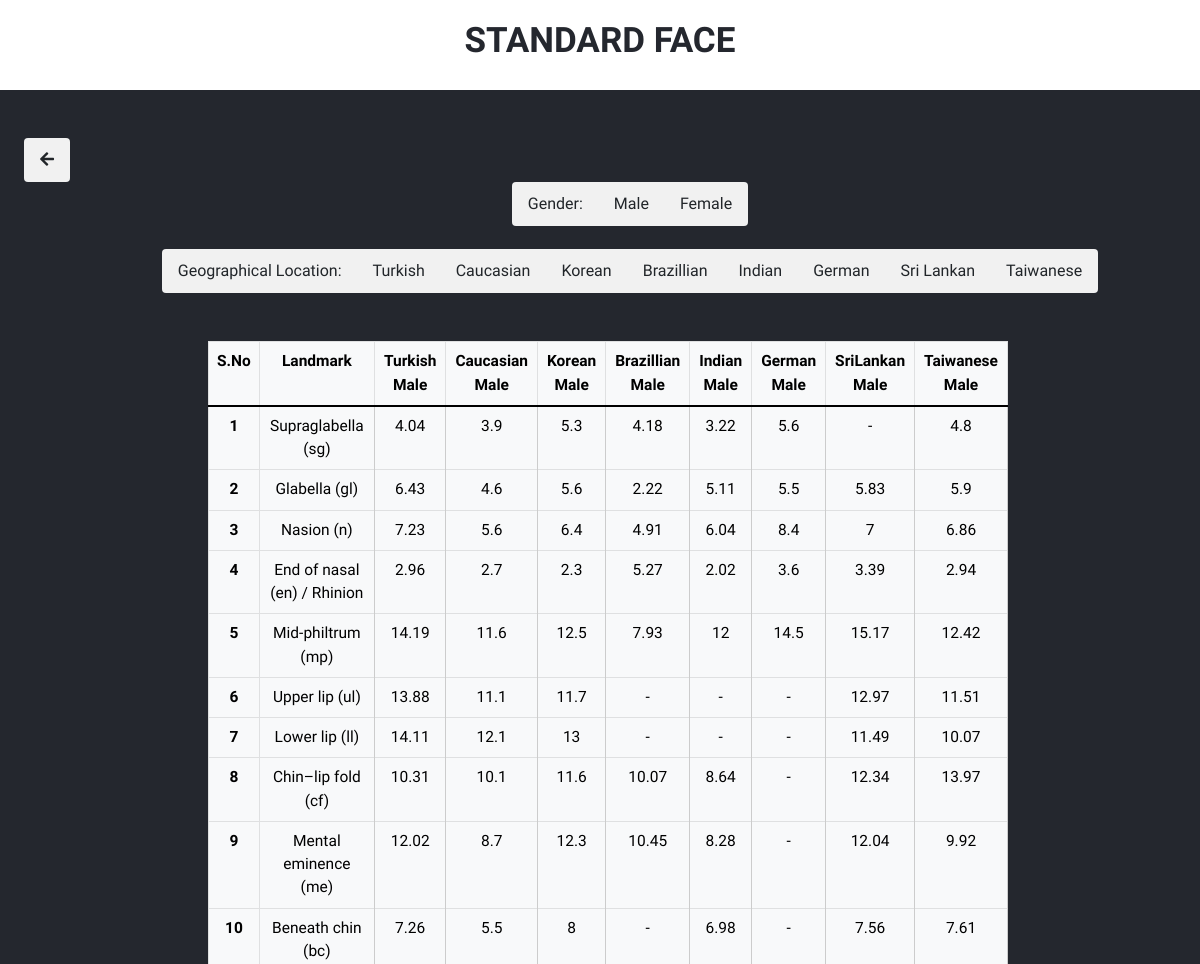
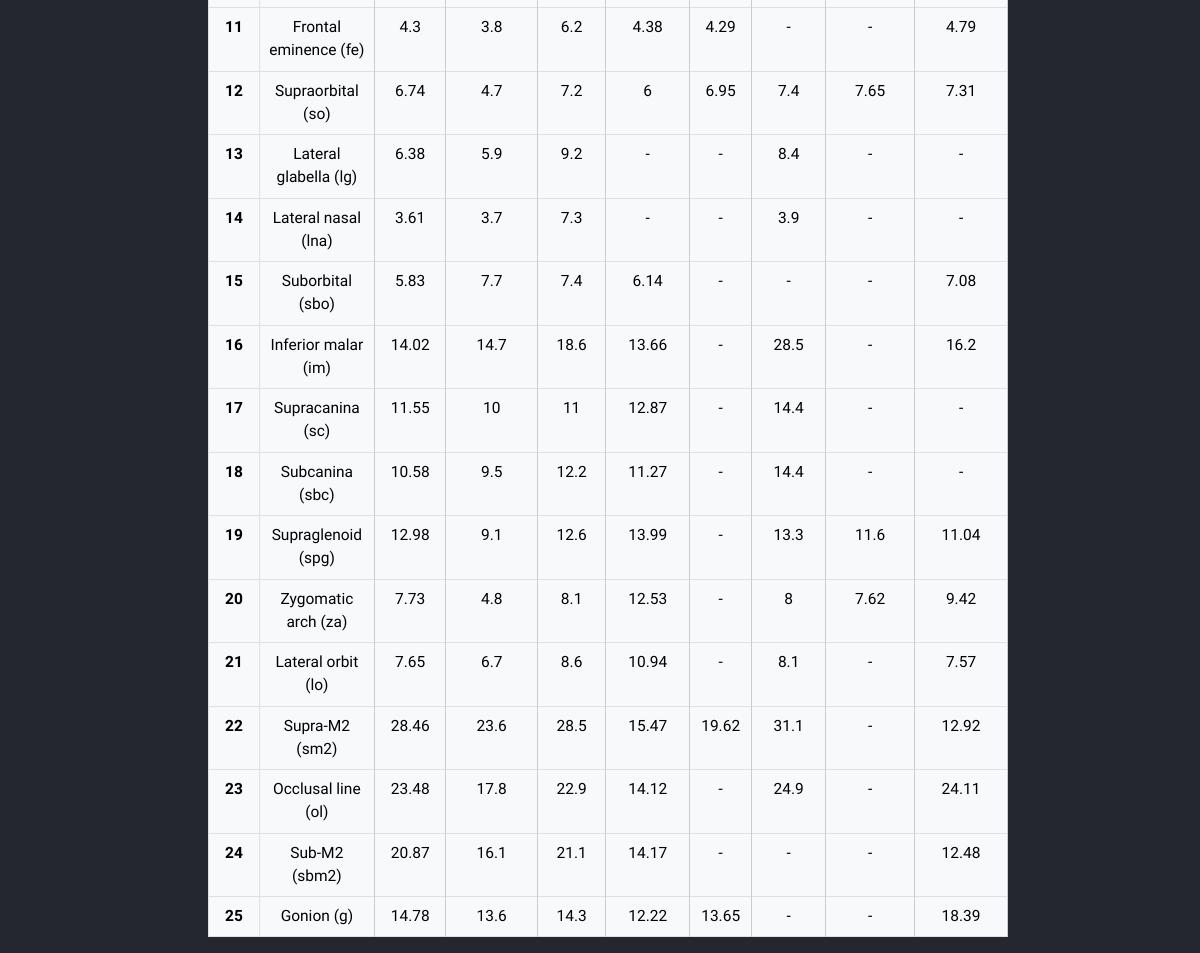
The page /male/ on the database its author committed (2 pictures, top to bottom).
### tablesapp/models.py (models this page shows, shortened)
class modelValues(models.Model):
    id = models.IntegerField(primary_key=True)
    landmark = models.CharField(
        _("Landmark"), max_length=255)
    turkish_male = models.CharField(
        _("Turkish Male"), max_length=255, null=True)
    turkish_female = models.CharField(
        _("Turkish Female"), max_length=255, null=True)
    caucasian_male = models.CharField(
        _("Caucasian Male"), max_length=255, null=True)
    caucasian_female = models.CharField(
        _("Caucasin Female"), max_length=255, null=True)
    korean_male = models.CharField(
        _("Korean Male"), max_length=255, null=True)
    korean_female = models.CharField(
        _("Korean Female"), max_length=255, null=True)
    brazillian_male = models.CharField(
        _("Brazil Male"), max_length=255, null=True)
    brazillian_female = models.CharField(
        _("Brazil Female"), max_length=255, null=True)
    indian_male = models.CharField(
        _("Indian Male"), max_length=255, null=True)
    indian_female = models.CharField(
        _("Indian Female"), max_length=255, null=True)
    german_male = models.CharField(
        _("Indian Male"), max_length=255, null=True)
    german_female = models.CharField(
        _("Indian Female"), max_length=255, null=True)
    srilankan_male = models.CharField(
        _("Indian Male"), max_length=255, null=True)
    srilankan_female = models.CharField(
        _("Indian Female"), max_length=255, null=True)
    taiwanese_male = models.CharField(
        _("Indian Male"), max_length=255, null=True)
    taiwanese_female = models.CharField(
        _("Indian Female"), max_length=255, null=True)

### tablesapp/views.py (the view)
# urls.py: path('male/', views.male, name='tablemale'),
def male(request):
    l = modelValues.objects.only(
        "id", "landmark", "turkish_male", "caucasian_male", "korean_male", "brazillian_male", "indian_male", "german_male", "srilankan_male", "taiwanese_male")
    return render(request, 'filtergen.html', {'value': 'Male', 'data': l})

### tablesapp/templates/filtergen.html (shortened to what this page needs)
<!doctype html>
<html lang="en">
  <head>
    <link
      rel="stylesheet"
      href="https://use.fontawesome.com/releases/v5.8.1/css/all.css"
    />
    <link href="https://cdn.jsdelivr.net/npm/bootstrap@5.1.3/dist/css/bootstrap.min.css" rel="stylesheet">
    <link rel="stylesheet" href="/static/css/styles3.css">
  </head>
  <body>
    <header>
        <h1>STANDARD FACE</h1>
    </header>
    <a class="btn active mb-0 mt-5 mx-4" href="{% url 'homepage' %}"><i class="fa fa-arrow-left" aria-hidden="true"></i></a>
    <div class="container mx-0">
      <div class="container-newone mb-5" style="vertical-align:middle">
      <div id="myBtnContainer">
        <div class="btn-group" role="group" aria-label="Basic example">
        <a class="btn active" href="{% url 'table' %}">Gender: </a>
        <a class="btn" href="{% url 'tablemale' %}">Male</a>
        <a class="btn" href="{% url 'tablefemale' %}">Female</a>
        </div>
      </div>
      <br>
      <div id="myBtnContainer">
        <div class="btn-group" role="group" aria-label="Basic example">
        <a class="btn active" href="{% url 'table' %}">Geographical Location: </a>
        <a class="btn" href="{% url 'tableturk' %}">Turkish</a>
        <a class="btn" href="{% url 'tablecau' %}">Caucasian</a>
        <a class="btn" href="{% url 'tablekor' %}">Korean</a>
        <a class="btn" href="{% url 'tablebraz' %}">Brazillian</a>
        <a class="btn" href="{% url 'tableind' %}">Indian</a>
        <a class="btn" href="{% url 'tableger' %}">German</a>
        <a class="btn" href="{% url 'tablesril' %}">Sri Lankan</a>
        <a class="btn" href="{% url 'tabletaiw' %}">Taiwanese</a>
        </div>
      </div>
      </div>
      </div>
         <div class="col-sm-8 offset mx-5">
            <table class="table table-light table-bordered table-hover">
                <tr>
                    <th scope="col" style="text-align:center">S.No</th>
                    <th scope="col" style="text-align:center">Landmark</th>
                    <th scope="col" style="text-align:center">Turkish {{value}}</th>
                    <th scope="col" style="text-align:center">Caucasian {{value}}</th>
                    <th scope="col" style="text-align:center">Korean {{value}}</th>
                    <th scope="col" style="text-align:center">Brazillian {{value}}</th>
                    <th scope="col" style="text-align:center">Indian {{value}}</th>
                    <th scope="col" style="text-align:center">German {{value}}</th>
                    <th scope="col" style="text-align:center">SriLankan {{value}}</th>
                    <th scope="col" style="text-align:center">Taiwanese {{value}}</th>
                </tr>
                  <tbody>
                      {% for i in data %}
                    <tr>
                      <th scope="row" style="text-align:center">{{i.id}}</th>
                      <td style="text-align:center">{{i.landmark}}</td>
                      {% if value == "Male" %}
                      <td style="text-align:center">{{i.turkish_male}}</td>
                      <td style="text-align:center">{{i.caucasian_male}}</td>
                      <td style="text-align:center">{{i.korean_male}}</td>
                      <td style="text-align:center">{{i.brazillian_male}}</td>
                      <td style="text-align:center">{{i.indian_male}}</td>
                      <td style="text-align:center">{{i.german_male}}</td>
                      <td style="text-align:center">{{i.srilankan_male}}</td>
                      <td style="text-align:center">{{i.taiwanese_male}}</td>
                      {% endif %}
                    </tr>
                    {% endfor %}
                  </tbody>
              </table>
         </div>
  </body>
</html>

### tablesapp/static/CSS/styles3.css (style rules this page uses)
* { margin: 0; padding: 0; box-sizing: border-box; }
header { background: white; padding: 20px; }
header>h1 { color: #24272E; text-align: center; font-size: 35px; font-family: Asap, sans-serif; font-weight: bold; }
body { font-family: Asap, sans-serif; font-size: 15.5px; background-color: #24272E; padding-bottom: 0px; }
table { table-layout: auto; border-collapse: collapse; width: 100%; margin-left: 160px; }
table td { border: 1px solid #ccc; }
.container-newone { align-content: center; text-align: center; padding-right: 0px; padding-left: 120px; }
.btn { border: none; outline: none; padding: 10px 16px; background-color: #f1f1f1; cursor: pointer; }

### rows shown on the page
modelValues: id "1", landmark "Supraglabella (sg)", turkish_male "4.04", caucasian_male "3.9", korean_male "5.3", brazillian_male "4.18", indian_male "3.22", german_male "5.6", srilankan_male "-", taiwanese_male "4.8"
modelValues: id "2", landmark "Glabella (gl)", turkish_male "6.43", caucasian_male "4.6", korean_male "5.6", brazillian_male "2.22", indian_male "5.11", german_male "5.5", srilankan_male "5.83", taiwanese_male "5.9"
modelValues: id "3", landmark "Nasion (n)", turkish_male "7.23", caucasian_male "5.6", korean_male "6.4", brazillian_male "4.91", indian_male "6.04", german_male "8.4", srilankan_male "7", taiwanese_male "6.86"
modelValues: id "4", landmark "End of nasal (en) / Rhinion", turkish_male "2.96", caucasian_male "2.7", korean_male "2.3", brazillian_male "5.27", indian_male "2.02", german_male "3.6", srilankan_male "3.39", taiwanese_male "2.94"
modelValues: id "5", landmark "Mid-philtrum (mp)", turkish_male "14.19", caucasian_male "11.6", korean_male "12.5", brazillian_male "7.93", indian_male "12", german_male "14.5", srilankan_male "15.17", taiwanese_male "12.42"
modelValues: id "6", landmark "Upper lip (ul)", turkish_male "13.88", caucasian_male "11.1", korean_male "11.7", brazillian_male "-", indian_male "-", german_male "-", srilankan_male "12.97", taiwanese_male "11.51"
modelValues: id "7", landmark "Lower lip (ll)", turkish_male "14.11", caucasian_male "12.1", korean_male "13", brazillian_male "-", indian_male "-", german_male "-", srilankan_male "11.49", taiwanese_male "10.07"
modelValues: id "8", landmark "Chin–lip fold (cf)", turkish_male "10.31", caucasian_male "10.1", korean_male "11.6", brazillian_male "10.07", indian_male "8.64", german_male "-", srilankan_male "12.34", taiwanese_male "13.97"
modelValues: id "9", landmark "Mental eminence (me)", turkish_male "12.02", caucasian_male "8.7", korean_male "12.3", brazillian_male "10.45", indian_male "8.28", german_male "-", srilankan_male "12.04", taiwanese_male "9.92"
modelValues: id "10", landmark "Beneath chin (bc)", turkish_male "7.26", caucasian_male "5.5", korean_male "8", brazillian_male "-", indian_male "6.98", german_male "-", srilankan_male "7.56", taiwanese_male "7.61"
modelValues: id "11", landmark "Frontal eminence (fe)", turkish_male "4.3", caucasian_male "3.8", korean_male "6.2", brazillian_male "4.38", indian_male "4.29", german_male "-", srilankan_male "-", taiwanese_male "4.79"
modelValues: id "12", landmark "Supraorbital (so)", turkish_male "6.74", caucasian_male "4.7", korean_male "7.2", brazillian_male "6", indian_male "6.95", german_male "7.4", srilankan_male "7.65", taiwanese_male "7.31"
modelValues: id "13", landmark "Lateral glabella (lg)", turkish_male "6.38", caucasian_male "5.9", korean_male "9.2", brazillian_male "-", indian_male "-", german_male "8.4", srilankan_male "-", taiwanese_male "-"
modelValues: id "14", landmark "Lateral nasal (lna)", turkish_male "3.61", caucasian_male "3.7", korean_male "7.3", brazillian_male "-", indian_male "-", german_male "3.9", srilankan_male "-", taiwanese_male "-"
modelValues: id "15", landmark "Suborbital (sbo)", turkish_male "5.83", caucasian_male "7.7", korean_male "7.4", brazillian_male "6.14", indian_male "-", german_male "-", srilankan_male "-", taiwanese_male "7.08"
modelValues: id "16", landmark "Inferior malar (im)", turkish_male "14.02", caucasian_male "14.7", korean_male "18.6", brazillian_male "13.66", indian_male "-", german_male "28.5", srilankan_male "-", taiwanese_male "16.2"
modelValues: id "17", landmark "Supracanina (sc)", turkish_male "11.55", caucasian_male "10", korean_male "11", brazillian_male "12.87", indian_male "-", german_male "14.4", srilankan_male "-", taiwanese_male "-"
modelValues: id "18", landmark "Subcanina (sbc)", turkish_male "10.58", caucasian_male "9.5", korean_male "12.2", brazillian_male "11.27", indian_male "-", german_male "14.4", srilankan_male "-", taiwanese_male "-"
modelValues: id "19", landmark "Supraglenoid (spg)", turkish_male "12.98", caucasian_male "9.1", korean_male "12.6", brazillian_male "13.99", indian_male "-", german_male "13.3", srilankan_male "11.6", taiwanese_male "11.04"
modelValues: id "20", landmark "Zygomatic arch (za)", turkish_male "7.73", caucasian_male "4.8", korean_male "8.1", brazillian_male "12.53", indian_male "-", german_male "8", srilankan_male "7.62", taiwanese_male "9.42"
modelValues: id "21", landmark "Lateral orbit (lo)", turkish_male "7.65", caucasian_male "6.7", korean_male "8.6", brazillian_male "10.94", indian_male "-", german_male "8.1", srilankan_male "-", taiwanese_male "7.57"
modelValues: id "22", landmark "Supra-M2 (sm2)", turkish_male "28.46", caucasian_male "23.6", korean_male "28.5", brazillian_male "15.47", indian_male "19.62", german_male "31.1", srilankan_male "-", taiwanese_male "12.92"
modelValues: id "23", landmark "Occlusal line (ol)", turkish_male "23.48", caucasian_male "17.8", korean_male "22.9", brazillian_male "14.12", indian_male "-", german_male "24.9", srilankan_male "-", taiwanese_male "24.11"
modelValues: id "24", landmark "Sub-M2 (sbm2)", turkish_male "20.87", caucasian_male "16.1", korean_male "21.1", brazillian_male "14.17", indian_male "-", german_male "-", srilankan_male "-", taiwanese_male "12.48"
modelValues: id "25", landmark "Gonion (g)", turkish_male "14.78", caucasian_male "13.6", korean_male "14.3", brazillian_male "12.22", indian_male "13.65", german_male "-", srilankan_male "-", taiwanese_male "18.39"

### other values the page prints
{{ value }} "Male"
